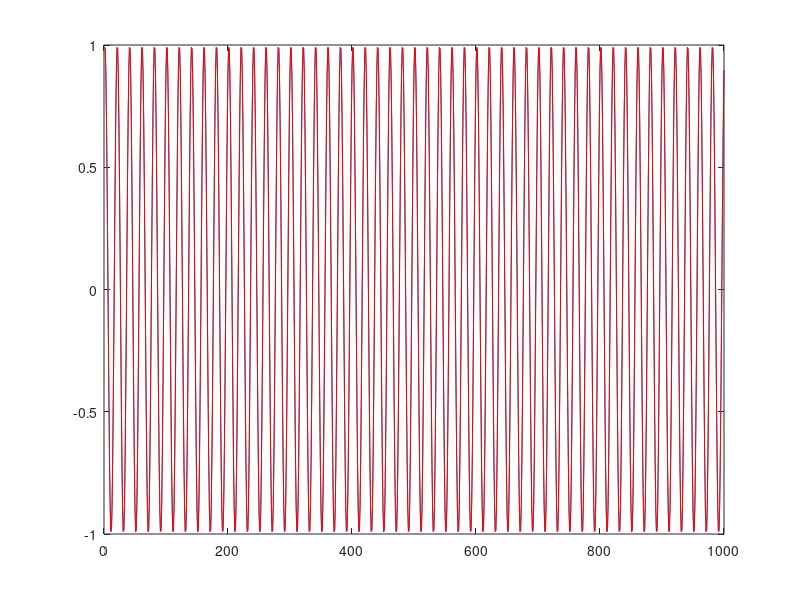

MATLAB code to generate this figure:
close all; clear all;

Ts = 1e-3; % sample rate
N = 1000; % Num of samples

n = 0:(N-1);

x = sin(2*pi*50*n*Ts + pi/2.2);

xf = fft(x);
axf = abs(xf);

pos = find(axf == max(axf));
pos = pos(1);

f = pos - 1;
phase = atan( abs(imag(xf(pos)) / real(xf(pos))) );
if real(xf(pos)) < 0
    phase = phase + pi;
end

xrep = cos(2*pi*(pos-1)*n / N - phase);
plot(x); hold on; plot(xrep, 'r');
